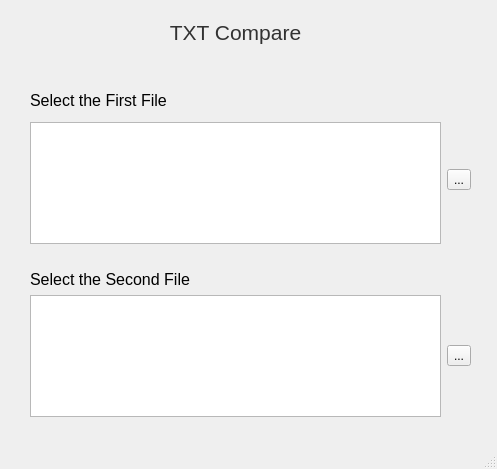
<?xml version="1.0" encoding="UTF-8"?>
<ui version="4.0">
 <class>MainWindow</class>
 <widget class="QMainWindow" name="MainWindow">
  <property name="geometry">
   <rect>
    <x>0</x>
    <y>0</y>
    <width>497</width>
    <height>469</height>
   </rect>
  </property>
  <property name="windowTitle">
   <string>TXT Compare</string>
  </property>
  <property name="windowIcon">
   <iconset resource="TXT Compare resources.qrc">
    <normaloff>:/newPrefix/txt.png</normaloff>:/newPrefix/txt.png</iconset>
  </property>
  <widget class="QWidget" name="centralwidget">
   <widget class="QWidget" name="gridLayoutWidget">
    <property name="geometry">
     <rect>
      <x>30</x>
      <y>20</y>
      <width>441</width>
      <height>397</height>
     </rect>
    </property>
    <layout class="QGridLayout" name="gridLayout">
     <item row="7" column="0">
      <widget class="QLabel" name="label_2">
       <property name="text">
        <string>&lt;html&gt;&lt;head/&gt;&lt;body&gt;&lt;p&gt;&lt;span style=&quot; font-size:12pt;&quot;&gt;Select the Second File&lt;/span&gt;&lt;/p&gt;&lt;/body&gt;&lt;/html&gt;</string>
       </property>
      </widget>
     </item>
     <item row="2" column="0" colspan="2">
      <spacer name="horizontalSpacer_2">
       <property name="orientation">
        <enum>Qt::Horizontal</enum>
       </property>
       <property name="sizeHint" stdset="0">
        <size>
         <width>458</width>
         <height>20</height>
        </size>
       </property>
      </spacer>
     </item>
     <item row="5" column="0">
      <widget class="QTextBrowser" name="textBrowser"/>
     </item>
     <item row="1" column="0">
      <widget class="QLabel" name="label_3">
       <property name="text">
        <string>&lt;html&gt;&lt;head/&gt;&lt;body&gt;&lt;p align=&quot;center&quot;&gt;&lt;img src=&quot;:/newPrefix/txt_small.png&quot;/&gt;&lt;/p&gt;&lt;/body&gt;&lt;/html&gt;</string>
       </property>
       <property name="textFormat">
        <enum>Qt::RichText</enum>
       </property>
      </widget>
     </item>
     <item row="0" column="0">
      <widget class="QLabel" name="label_4">
       <property name="text">
        <string>&lt;html&gt;&lt;head/&gt;&lt;body&gt;&lt;p align=&quot;center&quot;&gt;&lt;span style=&quot; font-size:16pt; color:#323232;&quot;&gt;TXT Compare&lt;/span&gt;&lt;/p&gt;&lt;/body&gt;&lt;/html&gt;</string>
       </property>
      </widget>
     </item>
     <item row="4" column="1" rowspan="2">
      <widget class="QToolButton" name="toolButton">
       <property name="text">
        <string>...</string>
       </property>
      </widget>
     </item>
     <item row="6" column="0" colspan="2">
      <spacer name="horizontalSpacer">
       <property name="orientation">
        <enum>Qt::Horizontal</enum>
       </property>
       <property name="sizeHint" stdset="0">
        <size>
         <width>418</width>
         <height>20</height>
        </size>
       </property>
      </spacer>
     </item>
     <item row="3" column="0">
      <widget class="QLabel" name="label">
       <property name="text">
        <string>&lt;html&gt;&lt;head/&gt;&lt;body&gt;&lt;p&gt;&lt;span style=&quot; font-size:12pt;&quot;&gt;Select the First File&lt;/span&gt;&lt;/p&gt;&lt;/body&gt;&lt;/html&gt;</string>
       </property>
      </widget>
     </item>
     <item row="8" column="0">
      <widget class="QTextBrowser" name="textBrowser_2"/>
     </item>
     <item row="8" column="1">
      <widget class="QToolButton" name="toolButton_2">
       <property name="text">
        <string>...</string>
       </property>
      </widget>
     </item>
    </layout>
   </widget>
  </widget>
  <widget class="QMenuBar" name="menubar">
   <property name="geometry">
    <rect>
     <x>0</x>
     <y>0</y>
     <width>497</width>
     <height>21</height>
    </rect>
   </property>
  </widget>
  <widget class="QStatusBar" name="statusbar"/>
 </widget>
 <resources>
  <include location="TXT Compare resources.qrc"/>
 </resources>
 <connections/>
</ui>
